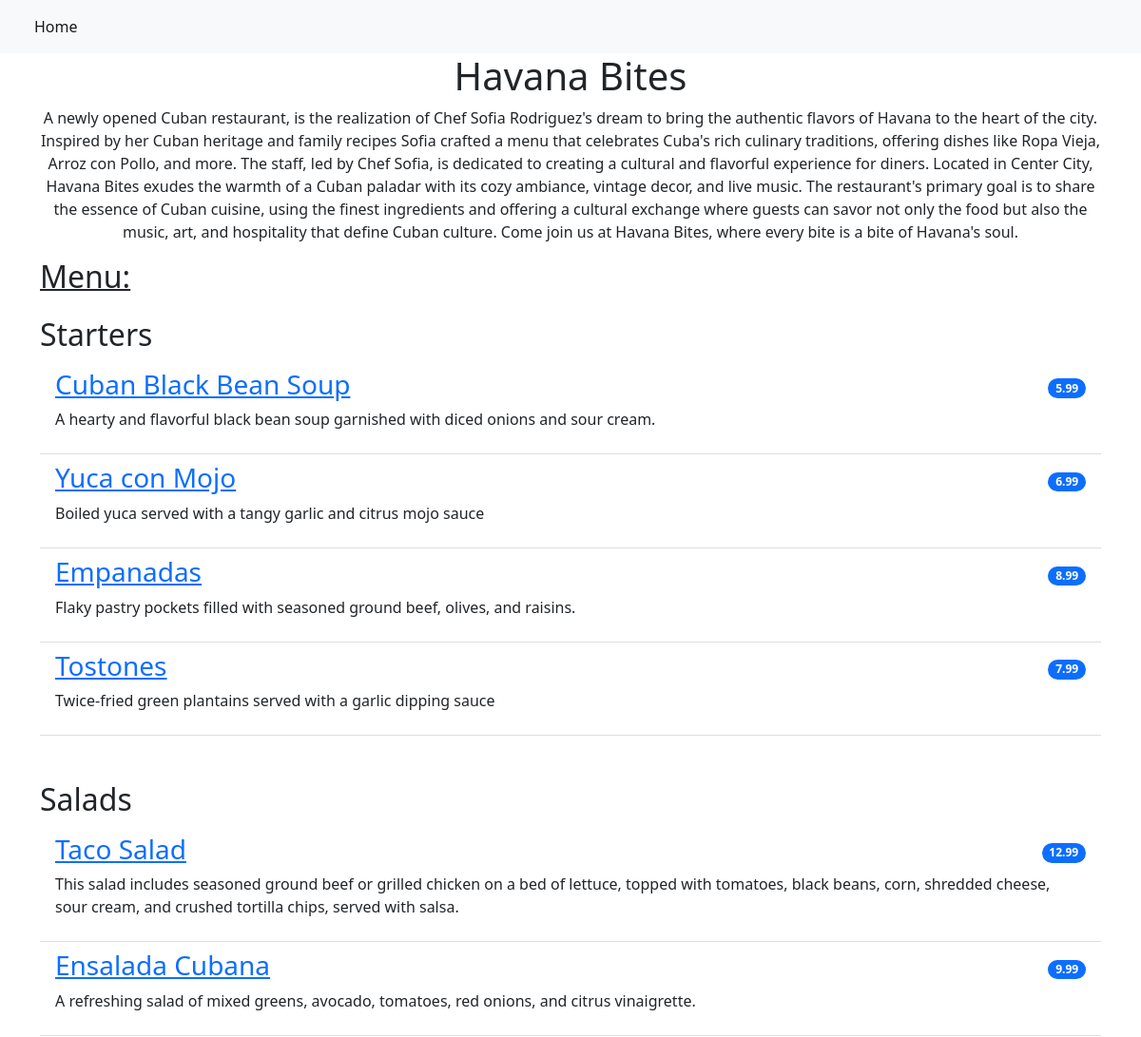
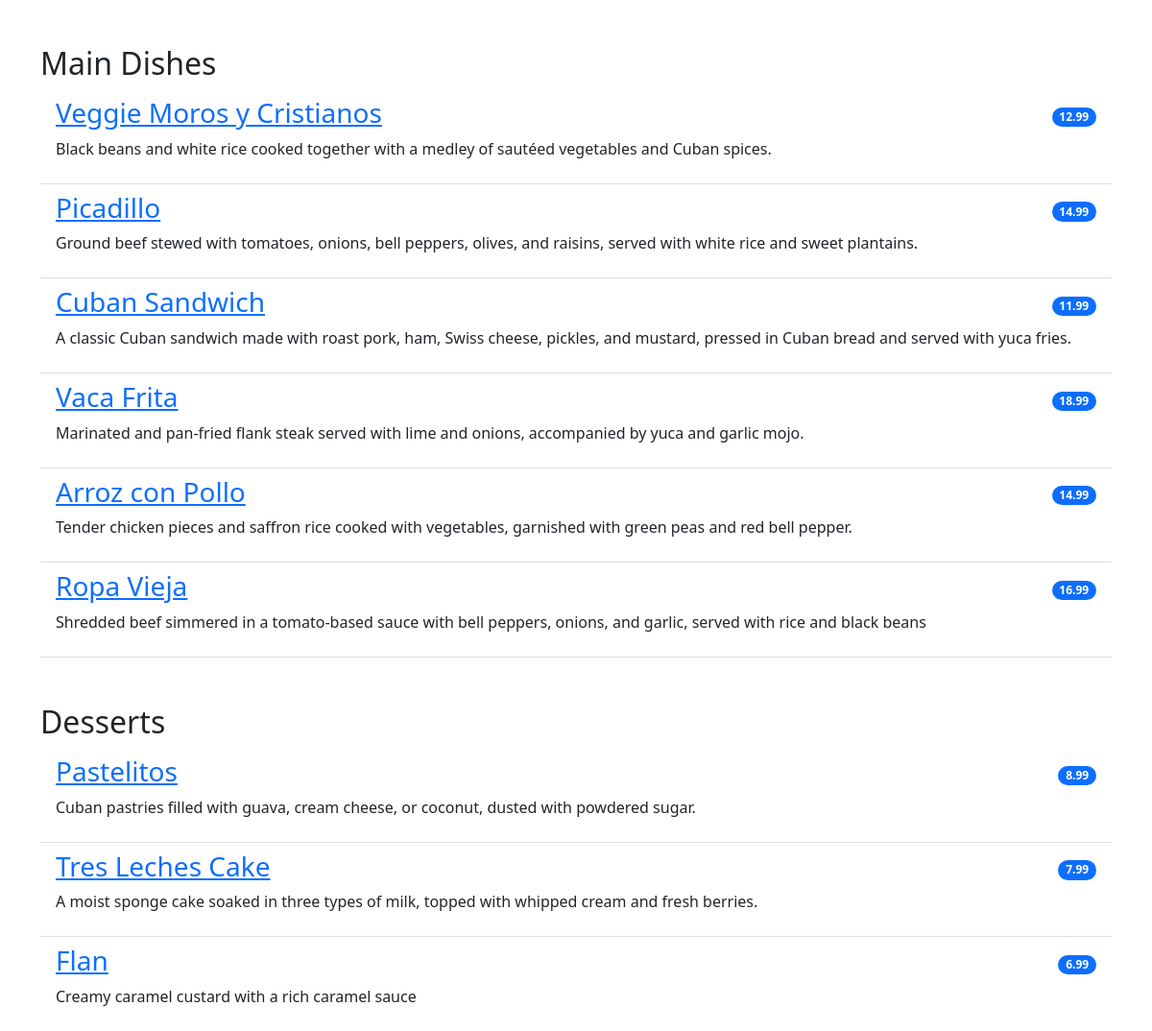
The page / on the database its author committed (2 pictures, top to bottom).
### restaurant_menu/models.py (models this page shows, shortened)
class Item(models.Model):
    meal = models.CharField(max_length=1000, unique=True)
    description = models.CharField(max_length=2000)
    price = models.DecimalField(max_digits=10, decimal_places=2)
    meal_type = models.CharField(max_length=200, choices=MEAL_TYPE)
    author = models.ForeignKey(User, on_delete=models.PROTECT)
    status = models.IntegerField(choices=STATUS, default=0)
    date_created = models.DateTimeField(auto_now_add=True)
    date_updated = models.DateTimeField(auto_now=True)

### restaurant_menu/views.py (the view)
# urls.py: path('', views.MenuList.as_view(), name='home'),
class MenuList(generic.ListView):
    queryset = Item.objects.order_by("-date_created")
    template_name = "index.html"
    def get_context_data(self, **kwargs):
        context = super().get_context_data(**kwargs)
        context["meals"] = MEAL_TYPE
        return context

### restaurant_menu/templates/index.html
{% extends 'base.html' %}
{% block content %}
<div class="container">
    <h1 style="text-align:center;">Havana Bites</h1>
    <p style="text-align:center;">
        A newly opened Cuban restaurant, is the realization of
        Chef Sofia Rodriguez's dream to bring the authentic flavors of Havana
        to the heart of the city. Inspired by her Cuban heritage and family recipes
        Sofia crafted a menu that celebrates Cuba's rich culinary traditions,
        offering dishes like Ropa Vieja, Arroz con Pollo, and more.
        The staff, led by Chef Sofia, is dedicated to creating a cultural and
        flavorful experience for diners. Located in Center City, Havana Bites
        exudes the warmth of a Cuban paladar with its cozy ambiance, vintage decor,
        and live music. The restaurant's primary goal is to share the essence
        of Cuban cuisine, using the finest ingredients and offering a cultural exchange
        where guests can savor not only the food but also the music, art, and
        hospitality that define Cuban culture. Come join us at Havana Bites,
        where every bite is a bite of Havana's soul.</p>
    <h2 style="margin-bottom: -25px; text-decoration: underline; text-decoration-thickness: 0.1rem;">Menu:</h2>
    <ul class="list-group list-group-flush">
    {% for meal in meals %}
        <h2 class="pt-5">{{meal.1}}</h2>
                {% for row in item_list %}
                    {% if row.meal_type == meal.0 %}
                        {% if row.status == 0 %}
                            <li class="list-group-item d-flex justify-content-between align-items-center border-0 pb-0">
                                <a href="{% url 'menu_item' row.pk %}"><h3><del>{{ row.meal }}</del></h3></a>
                                <span class="badge bg-primary rounded-pill">{{row.price}}</span>
                            </li>
                            <li class="list-group-item pt-0">
                                <p>{{ row.description }}</p>
                            </li>
                        {% else %}
                            <li class="list-group-item d-flex justify-content-between align-items-center border-0 pb-0">
                                <a href="{% url 'menu_item' row.pk %}"><h3>{{ row.meal }}</h3></a>
                                <span class="badge bg-primary rounded-pill">{{row.price}}</span>
                            </li>
                            <li class="list-group-item pt-0">
                                <p>{{ row.description }}</p>
                            </li>
                        {% endif %}
                    {% endif %}
                {% endfor %}
    {% endfor %}
    </ul>
</div>
{% endblock content %}

### restaurant_menu/templates/base.html (shortened to what this page needs)
<!DOCTYPE html>
<html lang="en">
    <head>
        <link href="https://cdn.jsdelivr.net/npm/bootstrap@5.2.0-beta1/dist/css/bootstrap.min.css" rel="stylesheet">
    </head>
    <body>
        <nav class="navbar navbar-expand-lg bg-light">
            <div class="container-fluid">
                <div class="collapse navbar-collapse" id="navbarNav">
                    <ul class="navbar-nav">
                         <li class="nav-item">
                            <a class="nav-link active" aria-current="page" href="{% url 'home' %}">Home</a>
                        </li>
                    </ul>
                </div>
            </div>
        </nav>
        {% block content %}
        {% endblock content %}
    </body>
</html>

### rows shown on the page
Item: meal "Cuban Black Bean Soup", price "5.99", description "A hearty and flavorful black bean soup garnished with diced onions and sour cream."
Item: meal "Yuca con Mojo", price "6.99", description "Boiled yuca served with a tangy garlic and citrus mojo sauce"
Item: meal "Empanadas", price "8.99", description "Flaky pastry pockets filled with seasoned ground beef, olives, and raisins."
Item: meal "Tostones", price "7.99", description "Twice-fried green plantains served with a garlic dipping sauce"
Item: meal "Taco Salad", price "12.99", description "This salad includes seasoned ground beef or grilled chicken on a bed of lettuce, topped with tomatoes, black beans, corn, shredded cheese, sour cream, and crushed tortilla chips, served with salsa."
Item: meal "Ensalada Cubana", price "9.99", description "A refreshing salad of mixed greens, avocado, tomatoes, red onions, and citrus vinaigrette."
Item: meal "Veggie Moros y Cristianos", price "12.99", description "Black beans and white rice cooked together with a medley of sautéed vegetables and Cuban spices."
Item: meal "Picadillo", price "14.99", description "Ground beef stewed with tomatoes, onions, bell peppers, olives, and raisins, served with white rice and sweet plantains."
Item: meal "Cuban Sandwich", price "11.99", description "A classic Cuban sandwich made with roast pork, ham, Swiss cheese, pickles, and mustard, pressed in Cuban bread and served with yuca fries."
Item: meal "Vaca Frita", price "18.99", description "Marinated and pan-fried flank steak served with lime and onions, accompanied by yuca and garlic mojo."
Item: meal "Arroz con Pollo", price "14.99", description "Tender chicken pieces and saffron rice cooked with vegetables, garnished with green peas and red bell pepper."
Item: meal "Ropa Vieja", price "16.99", description "Shredded beef simmered in a tomato-based sauce with bell peppers, onions, and garlic, served with rice and black beans"
Item: meal "Pastelitos", price "8.99", description "Cuban pastries filled with guava, cream cheese, or coconut, dusted with powdered sugar."
Item: meal "Tres Leches Cake", price "7.99", description "A moist sponge cake soaked in three types of milk, topped with whipped cream and fresh berries."
Item: meal "Flan", price "6.99", description "Creamy caramel custard with a rich caramel sauce"

### other values the page prints
{{ meal.1 }} "Starters" "Salads" "Main Dishes" "Desserts"
